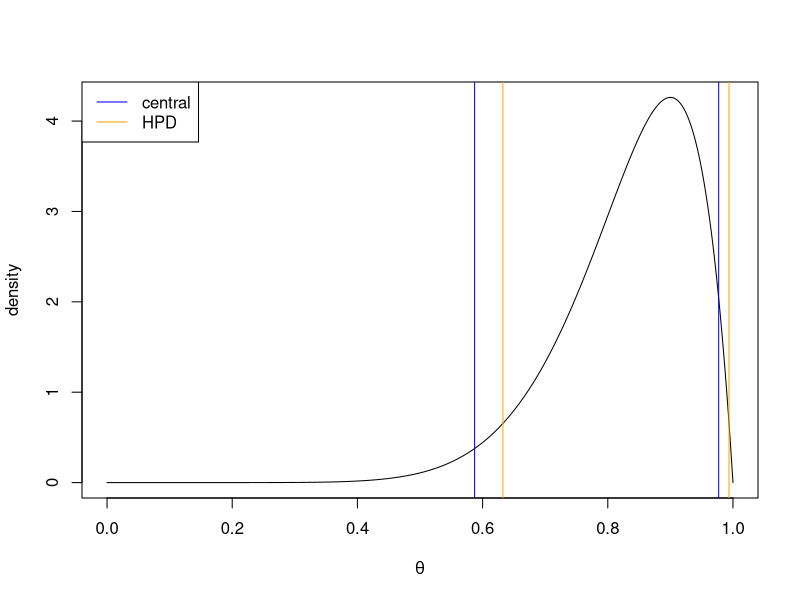

Recreate this plot in R.
# Summarizing posterior inference

# install.packages("TeachingDemos") #install TeachingDemos R package
library(TeachingDemos) #load package for hpd function

#posterior distribution for theta is Beta(10, 2)
#set shape parameters
a = 10
b = 2

#create sequence of possible values of theta
theta = seq(0, 1, len = 1000)
#find posterior density for these values of theta
d = dbeta(theta, shape1 = a, shape2 = b)

# plot of density
plot(theta, d, type = "l",
     ylab = "density",
     xlab = expression(theta))

#find 95% central credible interval and hpd
cci = qbeta(c(.025, .975), shape1 = a, shape2 = b)
cci
hpdi = hpd(qbeta, shape1 = a, shape2 = b, conf = .95)
hpdi

#draw vertical lines on plot for cpi and hpdi.  Add legend
abline(v = cci, col = "blue")
abline(v = hpdi, col = "orange")
legend("topleft", legend = c("central", "HPD"), lty = 1,
       col = c("blue", "orange"))

# MAP estimate
optimize(f = dbeta, interval = 0:1, shape1 = 10, shape2 = 2,
         maximum = TRUE)
